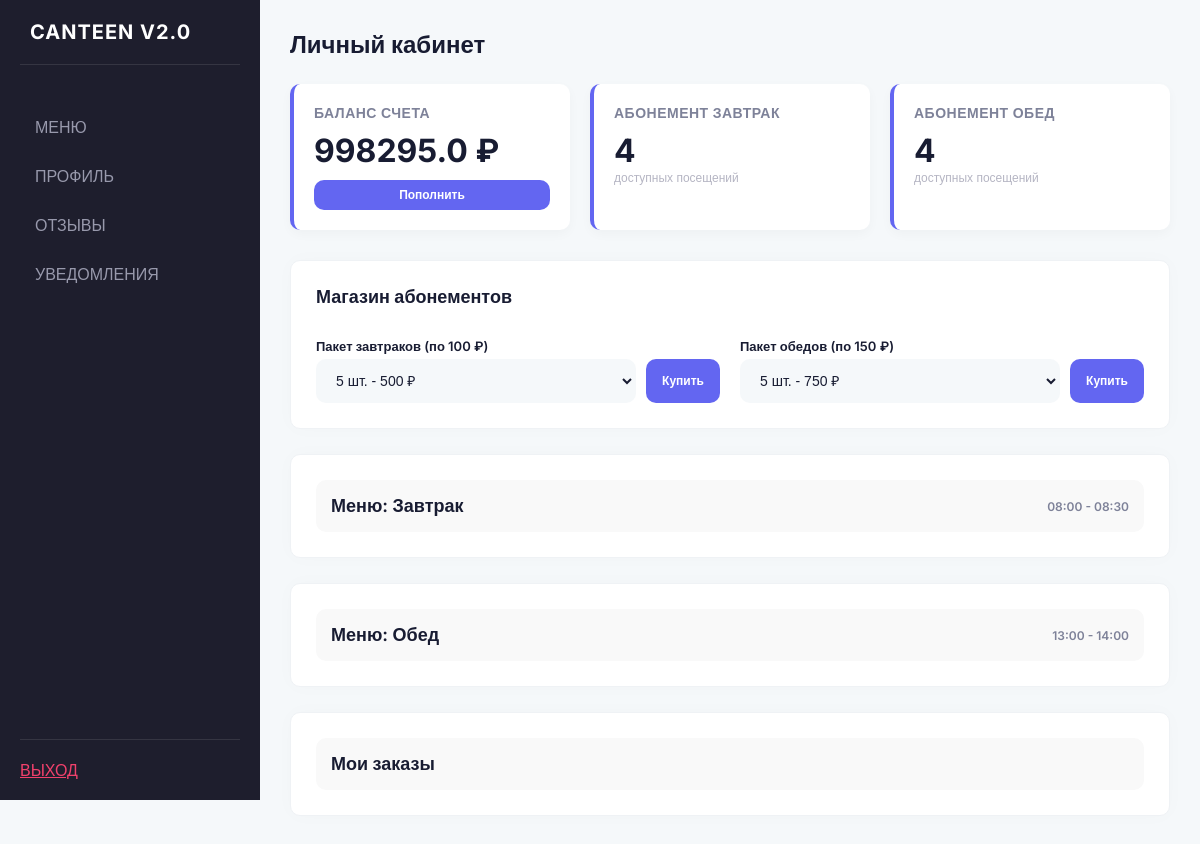
The app's page /student (signed in) with its own data.
### models.py (models this page shows, shortened)
class User(db.Model):
    id = db.Column(db.Integer, primary_key=True)
    username = db.Column(db.String(80), unique=True, nullable=False)
    password = db.Column(db.String(200), nullable=False)
    role = db.Column(db.String(20), nullable=False)
    balance = db.Column(db.Float, default=0)
    full_name = db.Column(db.String(100), default='')
    class_name = db.Column(db.String(20), default='')
    is_approved = db.Column(db.Boolean, default=False)

class Subscription(db.Model):
    id = db.Column(db.Integer, primary_key=True)
    user_id = db.Column(db.Integer, db.ForeignKey('user.id'))
    meal_type = db.Column(db.String(20), nullable=False)
    meals_left = db.Column(db.Integer, default=0)

### app.py (the view)
@app.route('/student')
def student():
    user = get_user_by_id(session['user_id'])
    breakfast_menu = get_all_unique_menu_items('breakfast')
    lunch_menu = get_all_unique_menu_items('lunch')
    user_allergies = get_user_allergy_ids(user.id)
    breakfast_sub = get_subscription(user.id, 'breakfast')
    lunch_sub = get_subscription(user.id, 'lunch')
    orders = get_user_orders(user.id)
    unread = get_unread_notifications(user.id)
    unavailable_ids = get_unavailable_item_ids()
    menu_allergies = {}
    all_items = []
    for items in breakfast_menu.values():
        all_items.extend(items)
    for items in lunch_menu.values():
        all_items.extend(items)
    for item in all_items:
        menu_allergies[item.id] = get_menu_item_allergies(item.id)
    sub_prices = {'breakfast': 100, 'lunch': 150}
    return render_template('student.html',
                           user=user,
                           breakfast_menu=breakfast_menu,
                           lunch_menu=lunch_menu,
                           user_allergies=user_allergies,
                           menu_allergies=menu_allergies,
                           breakfast_sub=breakfast_sub,
                           lunch_sub=lunch_sub,
                           orders=orders,
                           unread_count=len(unread),
                           sub_prices=sub_prices,
                           unavailable_ids=unavailable_ids)

### app.py (called while the page is built)
@app.after_request
def add_no_cache_headers(response):
    response.headers['Cache-Control'] = 'no-cache, no-store, must-revalidate, post-check=0, pre-check=0'
    response.headers['Pragma'] = 'no-cache'
    response.headers['Expires'] = '0'
    return response

@app.before_request
def check_session():
    public_routes = ['login', 'register', 'static', 'index']
    endpoint = request.endpoint
    if not endpoint:
        return
    if endpoint in public_routes:
        return
    if 'user_id' not in session:
        flash('Пожалуйста, войдите в систему')
        return redirect(url_for('login'))
    required_role = ROLE_REQUIRED.get(endpoint)
    if required_role is not None:
        user_role = session.get('role')
        if user_role != required_role:
            flash('У вас нет прав для доступа к этой странице')
            home = ROLE_HOME.get(user_role, 'login')
            return redirect(url_for(home))

@app.context_processor
def inject_unread_count():
    if 'user_id' in session:
        unread = get_unread_notifications(session['user_id'])
        return {'unread_count': len(unread)}
    return {'unread_count': 0}

### db_functions.py (called while the page is built)
def get_user_by_id(user_id):
    return User.query.get(user_id)

def get_user_allergy_ids(user_id):
    uas = UserAllergy.query.filter_by(user_id=user_id).all()
    return [ua.allergy_id for ua in uas]

def get_menu_item_allergies(menu_item_id):
    mias = MenuItemAllergy.query.filter_by(menu_item_id=menu_item_id).all()
    return [mia.allergy for mia in mias]

def get_all_unique_menu_items(meal_type):
    categories = Category.query.filter_by(meal_type=meal_type).all()
    result = {}
    for cat in categories:
        items = MenuItem.query.filter_by(category_id=cat.id).all()
        seen_names = set()
        unique_items = []
        for item in items:
            if item.name not in seen_names:
                seen_names.add(item.name)
                unique_items.append(item)
        if unique_items:
            result[cat] = unique_items
    return result

def check_item_ingredients_available(item_id):
    ingredients = MenuItemIngredient.query.filter_by(menu_item_id=item_id).all()
    if not ingredients:
        return True
    for ing in ingredients:
        prod = Product.query.get(ing.product_id)
        if not prod or prod.quantity < ing.quantity:
            return False
    return True

def get_subscription(user_id, meal_type):
    return Subscription.query.filter_by(user_id=user_id, meal_type=meal_type).first()

### templates/student.html (shortened to what this page needs)
{% extends 'base.html' %}
{% block content %}
<div>
    <h1>Личный кабинет</h1>
    <div class="stats-grid">
        <div class="stat-card">
            <h3>Баланс счета</h3>
            <div class="big-number">{{ user.balance }} ₽</div>
            <button onclick="openModal()" class="btn-small" style="margin-top: 10px; width: 100%;">Пополнить</button>
        </div>
        <div class="stat-card">
            <h3>Абонемент Завтрак</h3>
            <div class="big-number">{{ breakfast_sub.meals_left if breakfast_sub else 0 }}</div>
            <p style="font-size: 12px; color: #b5b5c3;">доступных посещений</p>
        </div>
        <div class="stat-card">
            <h3>Абонемент Обед</h3>
            <div class="big-number">{{ lunch_sub.meals_left if lunch_sub else 0 }}</div>
            <p style="font-size: 12px; color: #b5b5c3;">доступных посещений</p>
        </div>
    </div>
    <div class="section">
        <div style="display: flex; justify-content: space-between; align-items: center; margin-bottom: 15px;">
            <h2>Магазин абонементов</h2>
        </div>
        <div style="display: flex; gap: 20px; flex-wrap: wrap;">
            <div style="flex: 1; min-width: 250px;">
                <form method="POST" action="{{ url_for('buy_subscription') }}">
                    <label style="font-weight: 600; font-size: 13px; display: block; margin-bottom: 5px;">Пакет завтраков (по 100 ₽)</label>
                    <div style="display: flex; gap: 10px;">
                        <select name="count" style="margin-bottom: 0;">
                            <option value="5">5 шт. - 500 ₽</option>
                        </select>
                        <button type="submit" class="btn-small">Купить</button>
                    </div>
                </form>
            </div>
            <div style="flex: 1; min-width: 250px;">
                <form method="POST" action="{{ url_for('buy_subscription') }}">
                    <label style="font-weight: 600; font-size: 13px; display: block; margin-bottom: 5px;">Пакет обедов (по 150 ₽)</label>
                    <div style="display: flex; gap: 10px;">
                        <select name="count" style="margin-bottom: 0;">
                            <option value="5">5 шт. - 750 ₽</option>
                        </select>
                        <button type="submit" class="btn-small">Купить</button>
                    </div>
                </form>
            </div>
        </div>
    </div>
    {% for meal_id, meal_title, menu_items, sub_obj in [
        ('breakfast', 'Меню: Завтрак', breakfast_menu, breakfast_sub),
        ('lunch', 'Меню: Обед', lunch_menu, lunch_sub)
    ] %}
    <div class="menu-section">
        <div class="collapsible-header" onclick="document.getElementById('{{ meal_id }}-body').classList.toggle('collapsed')">
            <h2 style="margin: 0;">{{ meal_title }}</h2>
            <span style="font-size: 12px; font-weight: 600; color: #7e8299;">
                {{ '08:00 - 08:30' if meal_id == 'breakfast' else '13:00 - 14:00' }}
            </span>
        </div>
    </div>
    {% endfor %}
    <div class="section">
        <div class="collapsible-header" onclick="document.getElementById('history-body').classList.toggle('collapsed')">
            <h2 style="margin: 0;">Мои заказы</h2>
        </div>
    </div>
</div>
{% endblock %}

### static/style.css (style rules this page uses)
:root { --sidebar-bg: #1e1e2d; --sidebar-text: #9899ac; --sidebar-active: #ffffff; --sidebar-active-bg: #2b2b40; --body-bg: #f5f8fa; --card-bg: #ffffff; --primary: #6366f1; --primary-hover: #4f46e5; --text-dark: #181c32; --text-gray: #7e8299; --success-light: #e8fff3; --success-text: #50cd89; --warning-light: #fff8dd; --warning-text: #ffc700; --danger-light: #fff5f8; --danger-text: #f1416c; --radius: 10px; }
* { margin: 0; padding: 0; box-sizing: border-box; }
body { font-family: 'Inter', sans-serif; background-color: var(--body-bg); color: var(--text-dark); display: flex; min-height: 100vh; }
h1 { font-size: 24px; font-weight: 700; margin-bottom: 25px; color: var(--text-dark); }
h2 { font-size: 18px; font-weight: 600; margin-bottom: 15px; color: var(--text-dark); }
h3 { font-size: 14px; text-transform: uppercase; color: var(--text-gray); font-weight: 600; letter-spacing: 0.5px; margin-bottom: 10px; }
.card, .section, .menu-section, .auth-container { background: var(--card-bg); border-radius: var(--radius); padding: 25px; margin-bottom: 25px; box-shadow: 0px 0px 20px 0px rgba(76, 87, 125, 0.02); border: 1px solid #eff2f5; }
.stats-grid { display: grid; grid-template-columns: repeat(auto-fill, minmax(220px, 1fr)); gap: 20px; margin-bottom: 30px; }
.stat-card { background: var(--card-bg); padding: 20px; border-radius: var(--radius); border-left: 4px solid var(--primary); box-shadow: 0 4px 12px rgba(0,0,0,0.03); }
.big-number { font-size: 32px; font-weight: 700; color: var(--text-dark); margin-top: 5px; }
input[type="text"], input[type="password"], input[type="number"], select, textarea { width: 100%; padding: 12px 15px; background: #f5f8fa; border: 1px solid transparent; border-radius: var(--radius); color: var(--text-dark); font-weight: 500; font-size: 14px; transition: 0.3s; margin-bottom: 10px; }
button, .btn { display: inline-block; padding: 12px 24px; background-color: var(--primary); color: #fff; border: none; border-radius: var(--radius); font-weight: 600; cursor: pointer; font-size: 14px; text-decoration: none; transition: 0.3s; text-align: center; }
.btn-small { padding: 8px 16px; font-size: 12px; }
.collapsible-header { background: #f9f9f9; padding: 15px; border-radius: var(--radius); cursor: pointer; display: flex; justify-content: space-between; align-items: center; }

### records on screen
User: balance "998295.0"
Subscription: meals_left "4", meal_title "Меню: Завтрак", value "08:00 - 08:30"
Subscription: meals_left "4", meal_title "Меню: Обед", value "13:00 - 14:00"
